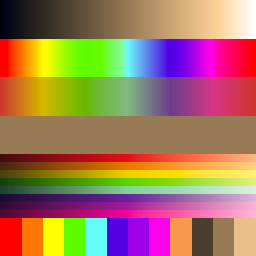
#> input picture test/render-refs/developpement-grading-balance.png, 256 x 256 px, given in place of DSCF5163.JPG, which was not available
$ python spektrafilm-lot.py ../../../test/render-refs/developpement-grading-balance.png out.png
#> lines starting #> are read from the running program, lines starting #| are printed output that depends on the picture; pictures that were not available may be replaced by others from this repository, and a replacement may not be noted
"""Lot de rendus spektrafilm pour la planche : 3 photos x 4 stocks, image entiere
reduite (echelle physique corrigee) + un crop 1:1 a pleine resolution.
Les crops de l'ORIGINAL sont decoupes avec la meme geometrie que crop_image.

Usage : python spektrafilm-lot.py <python-du-venv-spektrafilm> <dossier-de-sortie>
Le venv porte spektrafilm (andreavolpato/spektrafilm, installe en editable avec
--no-deps) et ses dependances de coeur, sans l'interface graphique. Les rendus
sont des photos d'Antoine : ils ne vont JAMAIS dans le depot."""
import os, subprocess, sys, time
import numpy as np
from PIL import Image, ImageOps

ICI = os.path.dirname(os.path.abspath(__file__))
PY = sys.argv[1]
OUT = sys.argv[2]
os.makedirs(OUT, exist_ok=True)

PHOTOS = {
    # nom : (chemin, centre du crop (x, y), taille en fraction du grand cote)
    "5163-bougie": (r"C:\Users\LEETJ\Pictures\2018\2018-01-25\DSCF5163.JPG", (0.52, 0.86), 0.16),
    "5160-agave": (r"C:\Users\LEETJ\Pictures\2018\2018-01-22\DSCF5160.JPG", (0.40, 0.55), 0.16),
    "5171-lys": (r"C:\Users\LEETJ\Pictures\2018\2018-01-25\DSCF5171.JPG", (0.47, 0.42), 0.16),
}
STOCKS = [
    ("portra400", "kodak_portra_400", "kodak_portra_endura"),
    ("vision3-500t", "kodak_vision3_500t", "kodak_2383"),
    ("ektar100", "kodak_ektar_100", "kodak_endura_premier"),
    ("velvia100", "fujifilm_velvia_100", "scan"),
]
ECHELLE = 0.25


def crop_comme_eux(img, center, size):
    center = np.flip(np.array(center))
    shape = np.array(img.shape[0:2])
    cn = np.round(shape * center)
    sz = np.round(float(np.max(shape)) * np.flip(np.array(size)))
    x0 = np.round(cn - sz / 2).astype(np.int64)
    sz = sz.astype(np.int64)
    x0[x0 < 0] = 0
    for k in range(2):
        if x0[k] + sz[k] > shape[k]:
            x0[k] = shape[k] - sz[k]
    return img[x0[0]:x0[0] + sz[0], x0[1]:x0[1] + sz[1], :]


for nom, (chemin, centre, taille) in PHOTOS.items():
    im = np.asarray(ImageOps.exif_transpose(Image.open(chemin)).convert("RGB"))
    Image.fromarray(crop_comme_eux(im, centre, (taille, taille))).save(os.path.join(OUT, f"{nom}__original__crop.png"))
#> in crop_comme_eux, `return img[x0[0]:x0[0] + sz[0], x0[1]:x0[1] + sz[1], :]`:
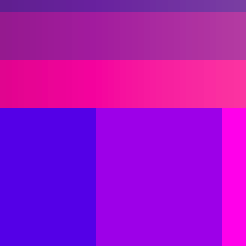
#> returned value: shape (41, 41, 3) (shown 6 times larger); mean of channels 0, 1, 2 162.2, 13.3, 198.5; drawn as R, G, B
    petit = Image.fromarray(im)
    petit = petit.resize((round(im.shape[1] * ECHELLE), round(im.shape[0] * ECHELLE)), Image.LANCZOS)
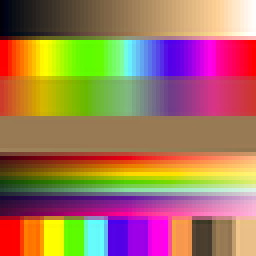
#> petit: PIL image 64x64 RGB (shown 4 times larger); mean R, G, B 162.9, 119.1, 91.7
    petit.save(os.path.join(OUT, f"{nom}__original__entier.png"))
#> pass 2 of the loop `for nom, (chemin, centre, taille) in PHOTOS.items():`:
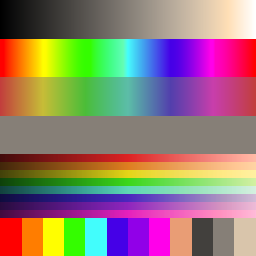
#> input picture test/render-refs/developpement-grading-hl-orange.png, 256 x 256 px, given in place of DSCF5160.JPG, which was not available
#> in crop_comme_eux (call 2), `return img[x0[0]:x0[0] + sz[0], x0[1]:x0[1] + sz[1], :]`:
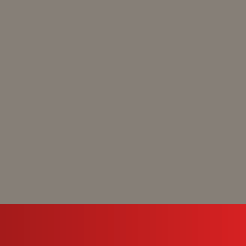
#> returned value: shape (41, 41, 3) (shown 6 times larger); mean of channels 0, 1, 2 143.4, 110.4, 103.9; drawn as R, G, B
#> `petit = petit.resize((round(im.shape[1] * ECHELLE), round(im.shape[0] ..`:
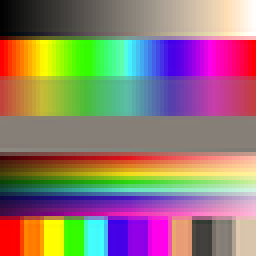
#> petit: PIL image 64x64 RGB (shown 4 times larger); mean R, G, B 146.7, 123.1, 115

t0 = time.time()
for nom, (chemin, centre, taille) in PHOTOS.items():
    for court, film, papier in STOCKS:
        for mode in ("entier", "crop"):
            sortie = os.path.join(OUT, f"{nom}__{court}__{mode}.png")
            if os.path.exists(sortie):
                continue
            args = [PY, os.path.join(ICI, "spektrafilm-rendre.py"), chemin, film, papier, sortie]
            args += [str(ECHELLE)] if mode == "entier" else ["1.0", str(centre[0]), str(centre[1]), str(taille), str(taille)]
#> (the run stopped early here; a loop or call above may not have finished)
